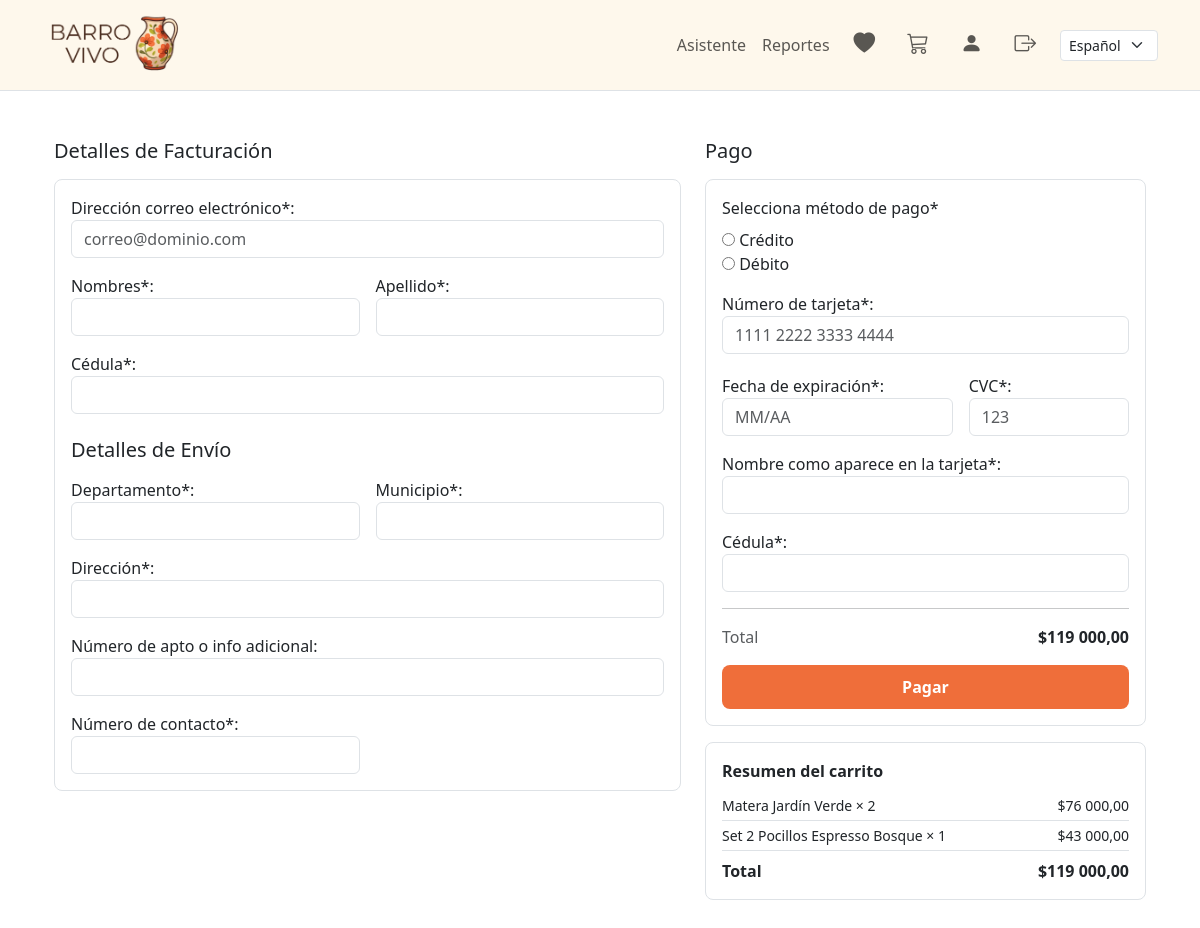
Screenshot of /pedido/checkout/ (signed in) with the database file from the repository.
### pedido/models.py (models this page shows, shortened)
class ItemCarrito(models.Model):
    carrito = models.ForeignKey(Carrito, on_delete=models.CASCADE, related_name='items')
    producto = models.ForeignKey(Producto, on_delete=models.CASCADE)
    cantidad = models.PositiveIntegerField(default=1)
    fecha_agregado = models.DateTimeField(auto_now_add=True)
    class Meta:
        unique_together = ['carrito', 'producto']
    @property
    def subtotal(self):
        return self.producto.precio * self.cantidad

### producto/models.py (models this page shows, shortened)
class Producto(models.Model):
    nombre = models.CharField(max_length=120, verbose_name="Nombre")
    descripcion = models.TextField(blank=True, verbose_name="Descripción")
    categorias = models.ManyToManyField(Categoria, related_name="productos", blank=True, verbose_name="Categorías")
    precio = models.DecimalField(max_digits=12, decimal_places=2, verbose_name="Precio")
    imagen = models.ImageField(upload_to="productos/", blank=True, null=True, verbose_name="Imagen")
    cantidad_disp = models.PositiveIntegerField(default=0, verbose_name="Cantidad disponible")
    es_activo = models.BooleanField(default=True, verbose_name="Visible")
    creado = models.DateTimeField(auto_now_add=True)
    actualizado = models.DateTimeField(auto_now=True)
    class Meta:
        ordering = ["nombre"]

### pedido/views.py (the view, shortened to what this page needs)
# urls.py: path("checkout/", CheckoutView.as_view(), name="checkout"),
class CheckoutView(TemplateView):
    template_name = "checkout.html"
    def get_carrito(self):
        carrito, _ = Carrito.objects.get_or_create(usuario=self.request.user)
        return carrito
    def _items_carrito(self, carrito):
        return ItemCarrito.objects.filter(carrito=carrito)
    def get_context_data(self, **kwargs):
        ctx = super().get_context_data(**kwargs)
        carrito = self.get_carrito()
        items = self._items_carrito(carrito)
        ctx.update({
            "form_facturacion": FormularioFacturacion(),
            "form_envio": FormularioEnvio(),
            "form_pago": FormularioPago(),
            "items": items,
            "total": carrito.obtener_total(),
        })
        return ctx

### pedido/forms.py
class FormularioFacturacion(forms.Form):
    correo = forms.EmailField(label="Dirección correo electrónico*", widget=forms.EmailInput(attrs={
        "placeholder": "correo@dominio.com", "class": "form-control"
    }))
    nombres = forms.CharField(label="Nombres*", max_length=120, widget=forms.TextInput(attrs={
        "class": "form-control"
    }))
    apellidos = forms.CharField(label="Apellido*", max_length=120, widget=forms.TextInput(attrs={
        "class": "form-control"
    }))
    cedula = forms.CharField(label="Cédula*", max_length=30, widget=forms.TextInput(attrs={
        "class": "form-control"
    }))

class FormularioEnvio(forms.Form):
    departamento = forms.CharField(label="Departamento*", max_length=120, widget=forms.TextInput(attrs={
        "class": "form-control"
    }))
    municipio = forms.CharField(label="Municipio*", max_length=120, widget=forms.TextInput(attrs={
        "class": "form-control"
    }))
    direccion = forms.CharField(label="Dirección*", max_length=255, widget=forms.TextInput(attrs={
        "class": "form-control"
    }))
    apto_info = forms.CharField(
        label="Número de apto o info adicional",
        max_length=255,
        required=False,
        widget=forms.TextInput(attrs={"class": "form-control"})
    )
    telefono = forms.CharField(label="Número de contacto*", max_length=30, widget=forms.TextInput(attrs={
        "class": "form-control"
    }))

### pedido/models.py (called while the page is built)
    def obtener_total(self):
        return sum(item.subtotal for item in self.items.all())

### pedido/templates/checkout.html (shortened to what this page needs)
{% extends "base.html" %}
{% load humanize i18n %}
{% block content %}
<div class="container py-4">
  <form id="form-checkout" method="post" action="{% url 'pedido:checkout' %}">
    <div class="row g-4">
      <div class="col-12 col-lg-7">
        <h5 class="mb-3">{% trans "Detalles de Facturación" %}</h5>
        <div class="border rounded-3 p-3 mb-4">
          <div class="mb-3">
            {{ form_facturacion.correo.label_tag }}
            {{ form_facturacion.correo }}
          </div>
          <div class="row g-3">
            <div class="col-md-6">
              {{ form_facturacion.nombres.label_tag }}
              {{ form_facturacion.nombres }}
            </div>
            <div class="col-md-6">
              {{ form_facturacion.apellidos.label_tag }}
              {{ form_facturacion.apellidos }}
            </div>
          </div>
          <div class="mt-3">
            {{ form_facturacion.cedula.label_tag }}
            {{ form_facturacion.cedula }}
          </div>
          <h5 class="mt-4 mb-3">{% trans "Detalles de Envío" %}</h5>
          <div class="row g-3">
            <div class="col-md-6">
              {{ form_envio.departamento.label_tag }}
              {{ form_envio.departamento }}
            </div>
            <div class="col-md-6">
              {{ form_envio.municipio.label_tag }}
              {{ form_envio.municipio }}
            </div>
            <div class="col-12">
              {{ form_envio.direccion.label_tag }}
              {{ form_envio.direccion }}
            </div>
            <div class="col-12">
              {{ form_envio.apto_info.label_tag }}
              {{ form_envio.apto_info }}
            </div>
            <div class="col-12 col-md-6">
              {{ form_envio.telefono.label_tag }}
              {{ form_envio.telefono }}
            </div>
          </div>
        </div>
      </div>
      <div class="col-12 col-lg-5">
        <h5 class="mb-3">{% trans "Pago" %}</h5>
        <div class="border rounded-3 p-3">
          <div class="mb-2">{{ form_pago.metodo.label }}</div>
          <div class="mb-2">
            {{ form_pago.metodo }}
          </div>
          <div class="mt-3">
            {{ form_pago.numero_tarjeta.label_tag }}
            {{ form_pago.numero_tarjeta }}
          </div>
          <div class="row g-3 mt-1">
            <div class="col-7">
              {{ form_pago.fecha_exp.label_tag }}
              {{ form_pago.fecha_exp }}
            </div>
            <div class="col-5">
              {{ form_pago.cvc.label_tag }}
              {{ form_pago.cvc }}
            </div>
          </div>
          <div class="mt-3">
            {{ form_pago.nombre_en_tarjeta.label_tag }}
            {{ form_pago.nombre_en_tarjeta }}
          </div>
          <div class="mt-3">
            {{ form_pago.cedula.label_tag }}
            {{ form_pago.cedula }}
          </div>
          <hr class="my-3">
          <div class="d-flex justify-content-between align-items-center mb-3">
            <span class="text-muted">{% trans "Total" %}</span>
            <strong>${{ total|intcomma }}</strong>
          </div>
          <button type="submit" class="btn btn-bv btn-bv-cta w-100">
            {% trans "Pagar" %}
          </button>
        </div>
        {% if items %}
          <div class="border rounded-3 p-3 mt-3">
            <div class="fw-semibold mb-2">{% trans "Resumen del carrito" %}</div>
            <ul class="list-unstyled mb-0">
              {% for item in items %}
                <li class="d-flex justify-content-between small py-1 border-bottom">
                  <span>{{ item.producto.nombre }} × {{ item.cantidad }}</span>
                  <span>${{ item.subtotal|intcomma }}</span>
                </li>
              {% endfor %}
              <li class="d-flex justify-content-between mt-2">
                <span class="fw-semibold">{% trans "Total" %}</span>
                <span class="fw-semibold">${{ total|intcomma }}</span>
              </li>
            </ul>
          </div>
        {% endif %}
      </div>
    </div>
  </form>
</div>
{% endblock %}

### static/tema.css (style rules this page uses)
:root { --mini-bg: #FEF8EC; --hover-bg: #D9D9D9; }
.btn-bv { background-color:#EF6E3A; border-color:#EF6E3A; color:#fff; }
:root { --bs-primary: #EF6E3A; --bs-primary-rgb: 239,110,58; --bs-link-color: #EF6E3A; --bs-link-hover-color: #d55f30; }
.btn-bv { background: #EF6E3A; color: white; border: none; padding: 10px 20px; border-radius: 8px; transition: 0.3s; }
.btn-bv-cta { font-weight: 600; display: inline-flex; align-items: center; justify-content: center; gap: 6px; }

### rows the page displays
ItemCarrito: producto.nombre "Matera Jardín Verde", cantidad "2", subtotal "76 000,00"
ItemCarrito: producto.nombre "Set 2 Pocillos Espresso Bosque", cantidad "1", subtotal "43 000,00"

### other values shown
{{ total|intcomma }} "119 000,00"
form field language "Español"
